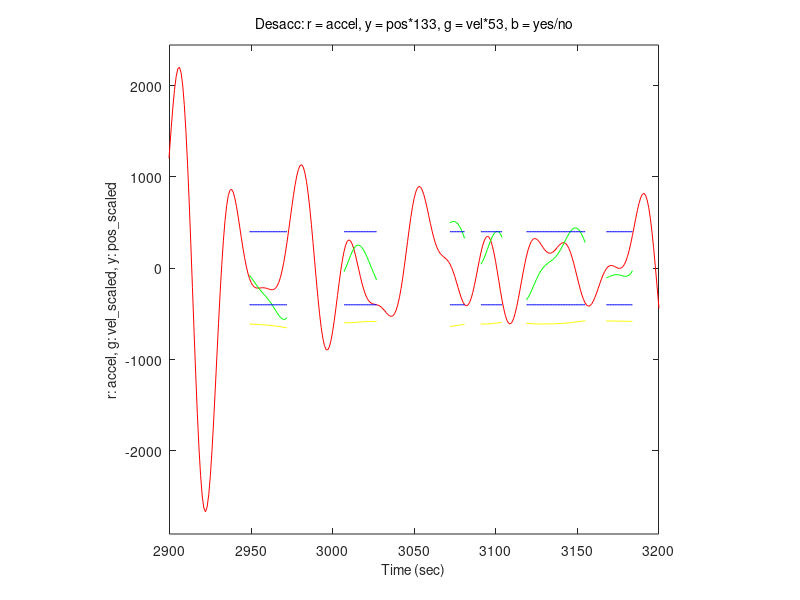

This chart was generated by the following MATLAB code:
function fig = desacc_out()% This is the machine-generated representation of a Handle Graphics object% and its children.  Note that handle values may change when these objects% are re-created. This may cause problems with any callbacks written to% depend on the value of the handle at the time the object was saved.%% To reopen this object, just type the name of the M-file at the MATLAB% prompt. The M-file and its associated MAT-file must be on your path.load desacc_outh0 = figure('Units','normalized', ...	'Name','Desaccading Monitor', ...	'NumberTitle','off', ...	'Position',[0.5007812500000001 0.1005859375 0.4375 0.41015625], ...	'Tag','hotWind', ...	'UserData',[38.00146484375 37.00146484375 36.0015869140625 35.0015869140625]);h1 = axes('Parent',h0, ...	'Box','on', ...	'CameraUpVector',[0 1 0], ...	'ColorOrder',mat0, ...	'NextPlot','add', ...	'Position',[0.13 0.11 0.7749999999999999 0.8149999999999999], ...	'XLim',[2899.9201 3200], ...	'XLimMode','manual', ...	'YLim',[-2909.456875349522 2444.338026324727], ...	'YLimMode','manual');h2 = line('Parent',h1, ...	'Color',[1 0 0], ...	'Tag','35.0015869140625', ...	'XData',mat1, ...	'YData',mat2);h2 = line('Parent',h1, ...	'Color',[0 1 0], ...	'Tag','36.0015869140625', ...	'XData',mat3, ...	'YData',mat4);h2 = line('Parent',h1, ...	'Color',[1 1 0], ...	'Tag','37.00146484375', ...	'XData',mat5, ...	'YData',mat6);h2 = line('Parent',h1, ...	'Color',[0 0 1], ...	'Tag','38.00146484375', ...	'XData',mat7, ...	'YData',mat8);h2 = text('Parent',h1, ...	'HandleVisibility','off', ...	'HorizontalAlignment','center', ...	'Position',[3049.613537413395 -3176.361606518033 17.32050807568877], ...	'String','Time (sec)', ...	'UserData',0.4998999933328889, ...	'VerticalAlignment','cap');set(get(h2,'Parent'),'XLabel',h2);h2 = text('Parent',h1, ...	'HandleVisibility','off', ...	'HorizontalAlignment','center', ...	'Position',[2877.050269284064 -256.1098419684422 17.32050807568877], ...	'Rotation',90, ...	'String','r: accel, g: vel\_scaled, y: pos\_scaled', ...	'VerticalAlignment','baseline');set(get(h2,'Parent'),'YLabel',h2);h2 = text('Parent',h1, ...	'HandleVisibility','off', ...	'HorizontalAlignment','center', ...	'Position',[3049.613537413395 2507.139139540848 17.32050807568877], ...	'String','Desacc: r = accel, y = pos*133, g = vel*53, b = yes/no', ...	'VerticalAlignment','bottom');set(get(h2,'Parent'),'Title',h2);h2 = text('Parent',h1, ...	'HandleVisibility','off', ...	'HorizontalAlignment','right', ...	'Position',[2849.329262355658 2915.346375445629 17.32050807568877], ...	'Visible','off');set(get(h2,'Parent'),'ZLabel',h2);if nargout > 0, fig = h0; end